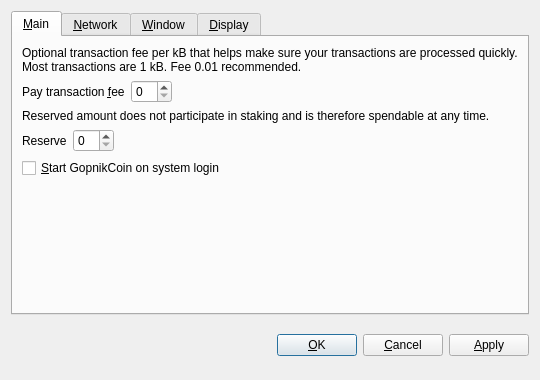
<?xml version="1.0" encoding="UTF-8"?>
<ui version="4.0">
 <class>OptionsDialog</class>
 <widget class="QDialog" name="OptionsDialog">
  <property name="geometry">
   <rect>
    <x>0</x>
    <y>0</y>
    <width>540</width>
    <height>380</height>
   </rect>
  </property>
  <property name="windowTitle">
   <string>Options</string>
  </property>
  <property name="modal">
   <bool>true</bool>
  </property>
  <layout class="QVBoxLayout" name="verticalLayout">
   <item>
    <widget class="QTabWidget" name="tabWidget">
     <property name="tabPosition">
      <enum>QTabWidget::North</enum>
     </property>
     <property name="currentIndex">
      <number>0</number>
     </property>
     <widget class="QWidget" name="tabMain">
      <attribute name="title">
       <string>&amp;Main</string>
      </attribute>
      <layout class="QVBoxLayout" name="verticalLayout_Main">
       <item>
        <widget class="QLabel" name="transactionFeeInfoLabel">
         <property name="text">
          <string>Optional transaction fee per kB that helps make sure your transactions are processed quickly. Most transactions are 1 kB. Fee 0.01 recommended.</string>
         </property>
         <property name="textFormat">
          <enum>Qt::PlainText</enum>
         </property>
         <property name="wordWrap">
          <bool>true</bool>
         </property>
        </widget>
       </item>
       <item>
        <layout class="QHBoxLayout" name="horizontalLayoutFee">
         <item>
          <widget class="QLabel" name="transactionFeeLabel">
           <property name="text">
            <string>Pay transaction &amp;fee</string>
           </property>
           <property name="textFormat">
            <enum>Qt::PlainText</enum>
           </property>
           <property name="buddy">
            <cstring>transactionFee</cstring>
           </property>
          </widget>
         </item>
         <item>
          <widget class="BitcoinAmountField" name="transactionFee"/>
         </item>
         <item>
          <spacer name="horizontalSpacerFee">
           <property name="orientation">
            <enum>Qt::Horizontal</enum>
           </property>
           <property name="sizeHint" stdset="0">
            <size>
             <width>40</width>
             <height>20</height>
            </size>
           </property>
          </spacer>
         </item>
        </layout>
       </item>
       <item>
        <widget class="QLabel" name="reserveBalanceInfoLabel">
         <property name="text">
          <string>Reserved amount does not participate in staking and is therefore spendable at any time.</string>
         </property>
         <property name="textFormat">
          <enum>Qt::PlainText</enum>
         </property>
         <property name="wordWrap">
          <bool>true</bool>
         </property>
        </widget>
       </item>
       <item>
        <layout class="QHBoxLayout" name="horizontalLayoutReserveBalance">
         <item>
          <widget class="QLabel" name="reserveBalanceLabel">
           <property name="text">
            <string>Reserve</string>
           </property>
           <property name="textFormat">
            <enum>Qt::PlainText</enum>
           </property>
           <property name="buddy">
            <cstring>reserveBalance</cstring>
           </property>
          </widget>
         </item>
         <item>
          <widget class="BitcoinAmountField" name="reserveBalance"/>
         </item>
         <item>
          <spacer name="horizontalSpacerReserveBalance">
           <property name="orientation">
            <enum>Qt::Horizontal</enum>
           </property>
           <property name="sizeHint" stdset="0">
            <size>
             <width>40</width>
             <height>20</height>
            </size>
           </property>
          </spacer>
         </item>
        </layout>
       </item>
       <item>
        <widget class="QCheckBox" name="bitcoinAtStartup">
         <property name="toolTip">
          <string>Automatically start GopnikCoin after logging in to the system.</string>
         </property>
         <property name="text">
          <string>&amp;Start GopnikCoin on system login</string>
         </property>
        </widget>
       </item>
       <item>
        <spacer name="verticalSpacer_Main">
         <property name="orientation">
          <enum>Qt::Vertical</enum>
         </property>
         <property name="sizeHint" stdset="0">
          <size>
           <width>20</width>
           <height>40</height>
          </size>
         </property>
        </spacer>
       </item>
      </layout>
     </widget>
     <widget class="QWidget" name="tabNetwork">
      <attribute name="title">
       <string>&amp;Network</string>
      </attribute>
      <layout class="QVBoxLayout" name="verticalLayout_Network">
       <item>
        <widget class="QCheckBox" name="mapPortUpnp">
         <property name="toolTip">
          <string>Automatically open the GopnikCoin client port on the router. This only works when your router supports UPnP and it is enabled.</string>
         </property>
         <property name="text">
          <string>Map port using &amp;UPnP</string>
         </property>
        </widget>
       </item>
       <item>
        <widget class="QCheckBox" name="connectSocks">
         <property name="toolTip">
          <string>Connect to the GopnikCoin network through a SOCKS5 proxy (e.g. when connecting through Tor).</string>
         </property>
         <property name="text">
          <string>&amp;Connect through SOCKS5 proxy:</string>
         </property>
        </widget>
       </item>
       <item>
        <layout class="QHBoxLayout" name="horizontalLayout_Network">
         <item>
          <widget class="QLabel" name="proxyIpLabel">
           <property name="text">
            <string>Proxy &amp;IP:</string>
           </property>
           <property name="textFormat">
            <enum>Qt::PlainText</enum>
           </property>
           <property name="buddy">
            <cstring>proxyIp</cstring>
           </property>
          </widget>
         </item>
         <item>
          <widget class="QValidatedLineEdit" name="proxyIp">
           <property name="maximumSize">
            <size>
             <width>140</width>
             <height>16777215</height>
            </size>
           </property>
           <property name="toolTip">
            <string>IP address of the proxy (e.g. 127.0.0.1)</string>
           </property>
          </widget>
         </item>
         <item>
          <widget class="QLabel" name="proxyPortLabel">
           <property name="text">
            <string>&amp;Port:</string>
           </property>
           <property name="textFormat">
            <enum>Qt::PlainText</enum>
           </property>
           <property name="buddy">
            <cstring>proxyPort</cstring>
           </property>
          </widget>
         </item>
         <item>
          <widget class="QLineEdit" name="proxyPort">
           <property name="maximumSize">
            <size>
             <width>55</width>
             <height>16777215</height>
            </size>
           </property>
           <property name="toolTip">
            <string>Port of the proxy (e.g. 9050)</string>
           </property>
          </widget>
         </item>
         <item>
          <spacer name="horizontalSpacer_Network">
           <property name="orientation">
            <enum>Qt::Horizontal</enum>
           </property>
           <property name="sizeHint" stdset="0">
            <size>
             <width>40</width>
             <height>20</height>
            </size>
           </property>
          </spacer>
         </item>
        </layout>
       </item>
       <item>
        <spacer name="verticalSpacer_Network">
         <property name="orientation">
          <enum>Qt::Vertical</enum>
         </property>
         <property name="sizeHint" stdset="0">
          <size>
           <width>20</width>
           <height>40</height>
          </size>
         </property>
        </spacer>
       </item>
      </layout>
     </widget>
     <widget class="QWidget" name="tabWindow">
      <attribute name="title">
       <string>&amp;Window</string>
      </attribute>
      <layout class="QVBoxLayout" name="verticalLayout_Window">
       <item>
        <widget class="QCheckBox" name="minimizeToTray">
         <property name="toolTip">
          <string>Show only a tray icon after minimizing the window.</string>
         </property>
         <property name="text">
          <string>&amp;Minimize to the tray instead of the taskbar</string>
         </property>
        </widget>
       </item>
       <item>
        <widget class="QCheckBox" name="minimizeOnClose">
         <property name="toolTip">
          <string>Minimize instead of exit the application when the window is closed. When this option is enabled, the application will be closed only after selecting Quit in the menu.</string>
         </property>
         <property name="text">
          <string>M&amp;inimize on close</string>
         </property>
        </widget>
       </item>
       <item>
        <spacer name="verticalSpacer_Window">
         <property name="orientation">
          <enum>Qt::Vertical</enum>
         </property>
         <property name="sizeHint" stdset="0">
          <size>
           <width>20</width>
           <height>40</height>
          </size>
         </property>
        </spacer>
       </item>
      </layout>
     </widget>
     <widget class="QWidget" name="tabDisplay">
      <attribute name="title">
       <string>&amp;Display</string>
      </attribute>
      <layout class="QVBoxLayout" name="verticalLayout_Display">
       <item>
        <layout class="QHBoxLayout" name="horizontalLayout_1_Display">
         <item>
          <widget class="QLabel" name="langLabel">
           <property name="text">
            <string>User Interface &amp;language:</string>
           </property>
           <property name="textFormat">
            <enum>Qt::PlainText</enum>
           </property>
           <property name="buddy">
            <cstring>lang</cstring>
           </property>
          </widget>
         </item>
         <item>
          <widget class="QValueComboBox" name="lang">
           <property name="toolTip">
            <string>The user interface language can be set here. This setting will take effect after restarting GopnikCoin.</string>
           </property>
          </widget>
         </item>
        </layout>
       </item>
       <item>
        <layout class="QHBoxLayout" name="horizontalLayout_2_Display">
         <item>
          <widget class="QLabel" name="unitLabel">
           <property name="text">
            <string>&amp;Unit to show amounts in:</string>
           </property>
           <property name="textFormat">
            <enum>Qt::PlainText</enum>
           </property>
           <property name="buddy">
            <cstring>unit</cstring>
           </property>
          </widget>
         </item>
         <item>
          <widget class="QValueComboBox" name="unit">
           <property name="toolTip">
            <string>Choose the default subdivision unit to show in the interface and when sending coins.</string>
           </property>
          </widget>
         </item>
        </layout>
       </item>
       <item>
        <widget class="QCheckBox" name="coinControlFeatures">
         <property name="toolTip">
          <string>Whether to show coin control features or not.</string>
         </property>
         <property name="text">
          <string>Display coin &amp;control features (experts only!)</string>
         </property>
        </widget>
       </item>
       <item>
        <widget class="QCheckBox" name="minimizeCoinAge">
         <property name="toolTip">
          <string>Whether to select the coin outputs randomly or with minimal coin age.</string>
         </property>
         <property name="text">
          <string>Minimize weight consumption (experimental)</string>
         </property>
        </widget>
       </item>
       <item>
        <widget class="QCheckBox" name="useBlackTheme">
         <property name="text">
          <string>Use black visual theme (requires restart)</string>
         </property>
        </widget>
       </item>
       <item>
        <spacer name="verticalSpacer_Display">
         <property name="orientation">
          <enum>Qt::Vertical</enum>
         </property>
         <property name="sizeHint" stdset="0">
          <size>
           <width>20</width>
           <height>40</height>
          </size>
         </property>
        </spacer>
       </item>
      </layout>
     </widget>
    </widget>
   </item>
   <item>
    <layout class="QHBoxLayout" name="horizontalLayout_Buttons">
     <item>
      <spacer name="horizontalSpacer_1">
       <property name="orientation">
        <enum>Qt::Horizontal</enum>
       </property>
       <property name="sizeHint" stdset="0">
        <size>
         <width>40</width>
         <height>48</height>
        </size>
       </property>
      </spacer>
     </item>
     <item>
      <widget class="QLabel" name="statusLabel">
       <property name="font">
        <font>
         <weight>75</weight>
         <bold>true</bold>
        </font>
       </property>
       <property name="text">
        <string/>
       </property>
       <property name="textFormat">
        <enum>Qt::PlainText</enum>
       </property>
       <property name="wordWrap">
        <bool>true</bool>
       </property>
      </widget>
     </item>
     <item>
      <spacer name="horizontalSpacer_2">
       <property name="orientation">
        <enum>Qt::Horizontal</enum>
       </property>
       <property name="sizeHint" stdset="0">
        <size>
         <width>40</width>
         <height>48</height>
        </size>
       </property>
      </spacer>
     </item>
     <item>
      <widget class="QPushButton" name="okButton">
       <property name="text">
        <string>&amp;OK</string>
       </property>
      </widget>
     </item>
     <item>
      <widget class="QPushButton" name="cancelButton">
       <property name="text">
        <string>&amp;Cancel</string>
       </property>
       <property name="autoDefault">
        <bool>false</bool>
       </property>
      </widget>
     </item>
     <item>
      <widget class="QPushButton" name="applyButton">
       <property name="text">
        <string>&amp;Apply</string>
       </property>
       <property name="autoDefault">
        <bool>false</bool>
       </property>
      </widget>
     </item>
    </layout>
   </item>
  </layout>
 </widget>
 <customwidgets>
  <customwidget>
   <class>BitcoinAmountField</class>
   <extends>QSpinBox</extends>
   <header>bitcoinamountfield.h</header>
  </customwidget>
  <customwidget>
   <class>QValueComboBox</class>
   <extends>QComboBox</extends>
   <header>qvaluecombobox.h</header>
  </customwidget>
  <customwidget>
   <class>QValidatedLineEdit</class>
   <extends>QLineEdit</extends>
   <header>qvalidatedlineedit.h</header>
  </customwidget>
 </customwidgets>
 <resources/>
 <connections/>
</ui>
